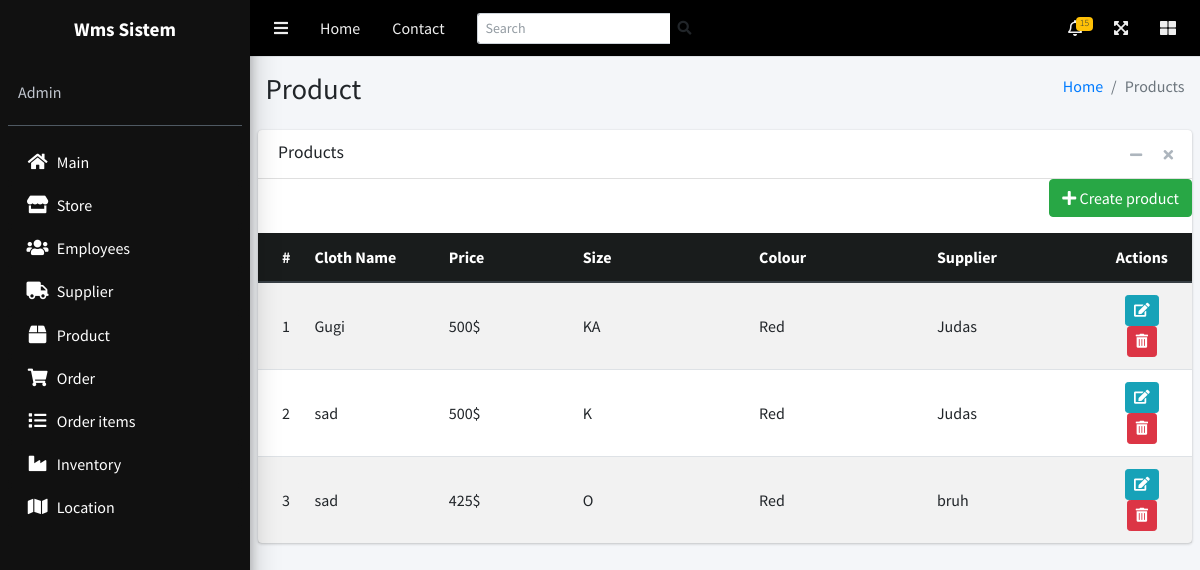
/product/view_p/, run on the app's committed database.
### product/models.py (models this page shows, shortened)
class Product(models.Model):
    SIZE_CHOICES = [
        ('K', 'Kichik'),
        ('O', 'O\'rta'),
        ('KA', 'Katta'),
        ('JK', 'Juda Katta'),
    ]
    COLOUR_CHOICES = [
        ('Red', 'Red'),
        ('Blue', 'Blue'),
        ('Black', 'Black'),
        ('White', 'White'),
        ('Green', 'Green'),
    ]
    cloth_name = models.CharField(max_length=100)
    price = models.IntegerField()
    size = models.CharField(max_length=80, choices=SIZE_CHOICES)
    colour = models.CharField(max_length=80, choices=COLOUR_CHOICES)
    supplier = models.ForeignKey(Supplier, on_delete=models.CASCADE)

class Supplier(models.Model):
    first_name = models.CharField(max_length=255)
    last_name = models.CharField(max_length=255)
    phone = models.CharField(max_length=20, blank=True, null=True)
    email = models.EmailField(blank=True, null=True)
    company_name = models.CharField(max_length=255, blank=True, null=True)
    def __str__(self):
        return self.first_name

### product/views.py (the view)
# urls.py: path('view_p/', product_view, name='product'),
def product_view(request):
    product = Product.objects.all()
    ctx = {'products': product}
    return render(request, 'product.html', ctx)

### templates/product.html (shortened to what this page needs)
{% extends 'base.html' %}
    {% block content %}
        <div class="content-wrapper">
            <section class="content-header">
                <div class="container-fluid">
                    <div class="row mb-2">
                        <div class="col-sm-6">
                            <h1>Product</h1>
                        </div>
                        <div class="col-sm-6">
                            <ol class="breadcrumb float-sm-right">
                                <li class="breadcrumb-item"><a href="#">Home</a></li>
                                <li class="breadcrumb-item active">Products</li>
                            </ol>
                        </div>
                    </div>
                </div>
            </section>
            <section class="content">
                <div class="card">
                    <div class="card-header">
                        <h3 class="card-title">Products</h3>
                        <div class="card-tools">
                            <button type="button" class="btn btn-tool" data-card-widget="collapse" title="Collapse">
                                <i class="fas fa-minus"></i>
                            </button>
                            <button type="button" class="btn btn-tool" data-card-widget="remove" title="Remove">
                                <i class="fas fa-times"></i>
                            </button>
                        </div>
                    </div>
                    <div class="card-body p-0">
                        <div class="mb-3 d-flex justify-content-end">
                            <a href="{% url 'create_p' %}" class="btn btn-success">
                                <i class="fas fa-plus"></i> Create product
                            </a>
                        </div>
                        <table class="table table-striped projects">
                            <thead class="thead-dark">
                            <tr>
                                <th style="width: 3%; background: #191c1c">#</th>
                                <th style="width: 15%; background: #191c1c">Cloth Name</th>
                                <th style="width: 15%; background: #191c1c">Price</th>
                                <th style="width: 20%; background: #191c1c">Size</th>
                                <th style="width: 20%; background: #191c1c">Colour</th>
                                <th style="width: 20%; background: #191c1c">Supplier</th>
                                <th style="width: 10%; background: #191c1c" class="text-center">Actions</th>
                            </tr>
                            </thead>
                            <tbody>
                            {% for product in products %}
                                <tr>
                                    <td>{{ product.id }}</td>
                                    <td>{{ product.cloth_name }}</td>
                                    <td>{{ product.price }}$</td>
                                    <td>{{ product.size }}</td>
                                    <td>{{ product.colour }}</td>
                                    <td>{{ product.supplier }}</td>
                                    <td class="text-center">
                                        <a href="{% url 'update_p' product.id %}"
                                           class="btn btn-sm btn-info">
                                            <i class="fas fa-edit"></i>
                                        </a>
                                        <a href="{% url 'delete_p' product.id %}" class="btn btn-sm btn-danger"
                                           data-bs-toggle="modal">
                                            <i class="fas fa-trash-alt"></i>
                                        </a>
                                    </td>
                                </tr>
                            {% endfor %}
                            </tbody>
                        </table>
                    </div>
                </div>
            </section>
        </div>
    {% endblock %}

### templates/base.html (shortened to what this page needs)
<!DOCTYPE html>
{% load static %}
<html lang="en">
<head>
    <link rel="stylesheet" href="https://code.ionicframework.com/ionicons/2.0.1/css/ionicons.min.css">
    <link rel="stylesheet" href="{% static 'css/all.min.css' %}">
    <link rel="stylesheet" href="{% static 'css/adminlte.min.css' %}">
    <link rel="stylesheet" href="https://cdnjs.cloudflare.com/ajax/libs/font-awesome/5.15.4/css/all.min.css">
</head>
<body class="hold-transition sidebar-mini layout-fixed">
<div class="wrapper">
    <nav class="main-header navbar navbar-expand">
        <ul class="navbar-nav">
            <li class="nav-item">
                <a class="nav-link" data-widget="pushmenu" href="#"><i class="fas fa-bars"></i></a>
            </li>
            <li class="nav-item d-none d-sm-inline-block">
                <a href="index3.html" class="nav-link">Home</a>
            </li>
            <li class="nav-item d-none d-sm-inline-block">
                <a href="#" class="nav-link">Contact</a>
            </li>
        </ul>
        <form class="form-inline ml-3">
            <div class="input-group input-group-sm">
                <input class="form-control form-control-navbar" type="search" placeholder="Search" aria-label="Search">
                <div class="input-group-append">
                    <button class="btn btn-navbar" type="submit"><i class="fas fa-search"></i></button>
                </div>
            </div>
        </form>
        <ul class="navbar-nav ml-auto">
            <li class="nav-item dropdown">
                <a class="nav-link" data-toggle="dropdown" href="#">
                    <i class="far fa-bell"></i>
                    <span class="badge badge-warning navbar-badge">15</span>
                </a>
            </li>
            <li class="nav-item">
                <a class="nav-link" data-widget="fullscreen" href="#"><i class="fas fa-expand-arrows-alt"></i></a>
            </li>
            <li class="nav-item">
                <a class="nav-link" data-widget="control-sidebar" data-slide="true" href="#"><i
                        class="fas fa-th-large"></i></a>
            </li>
        </ul>
    </nav>
    <aside class="main-sidebar sidebar-dark-primary elevation-4">
        <div class="wms-title">Wms Sistem</div>
        <div class="sidebar">
            <div class="user-panel mt-3 pb-3 mb-3 d-flex">
                <div class="info">
                    <a href="#" class="d-block">Admin</a>
                </div>
            </div>
            <nav class="mt-2">
                <ul class="nav nav-pills nav-sidebar flex-column" data-widget="treeview" role="menu"
                    data-accordion="false">
                    <li class="nav-item">
                        <a href="{% url 'main' %}" class="nav-link"><i class="nav-icon fas fa-home"></i>
                            <p>Main</p></a>
                    </li>
                    <li class="nav-item">
                        <a href="{% url 'store' %}" class="nav-link"><i class="nav-icon fas fa-store"></i>
                            <p>Store</p></a>
                    </li>
                    <li class="nav-item">
                        <a href="{% url 'employees' %}" class="nav-link"><i class="nav-icon fas fa-users"></i>
                            <p>Employees</p></a>
                    </li>
                    <li class="nav-item">
                        <a href="{% url 'supplier' %}" class="nav-link"><i class="nav-icon fas fa-truck"></i>
                            <p>Supplier</p></a>
                    </li>
                    <li class="nav-item">
                        <a href="{% url 'product' %}" class="nav-link"><i class="nav-icon fas fa-box"></i>
                            <p>Product</p></a>
                    </li>
                    <li class="nav-item">
                        <a href="{% url 'order' %}" class="nav-link"><i class="nav-icon fas fa-shopping-cart"></i>
                            <p>Order</p></a>
                    </li>
                    <li class="nav-item">
                        <a href="{% url 'orderItem22' %}" class="nav-link"><i class="nav-icon fas fa-list"></i>
                            <p>Order items</p></a>
                    </li>
                    <li class="nav-item">
                        <a href="{% url 'inventory_i' %}" class="nav-link"><i class="nav-icon fas fa-industry"></i>
                            <p>Inventory</p></a>
                    </li>
                    <li class="nav-item">
                        <a href="{% url 'location_v' %}" class="nav-link"><i class="nav-icon fas fa-map"></i>
                            <p>Location</p></a>
                    </li>
                </ul>
            </nav>
        </div>
    </aside>
    {% block content %}{% endblock %}
</div>
</body>
</html>

### templates/base.html (style rules this page uses)
.main-sidebar, .main-sidebar .brand-link, .main-sidebar .nav-link, .main-sidebar .nav-sidebar > li > a { background-color: #111 !important; color: #fff !important; }
.main-header.navbar { background-color: #000 !important; }
.main-header .navbar-nav .nav-link { color: #eee !important; }
.wms-title { text-align: center; padding: 15px; font-size: 1.2rem; font-weight: bold; color: #ffffff; }

### data on the page
Product: id "1", cloth_name "Gugi", price "500", size "KA", colour "Red", supplier "Judas"
Product: id "2", cloth_name "sad", price "500", size "K", colour "Red", supplier "Judas"
Product: id "3", cloth_name "sad", price "425", size "O", colour "Red", supplier "bruh"
